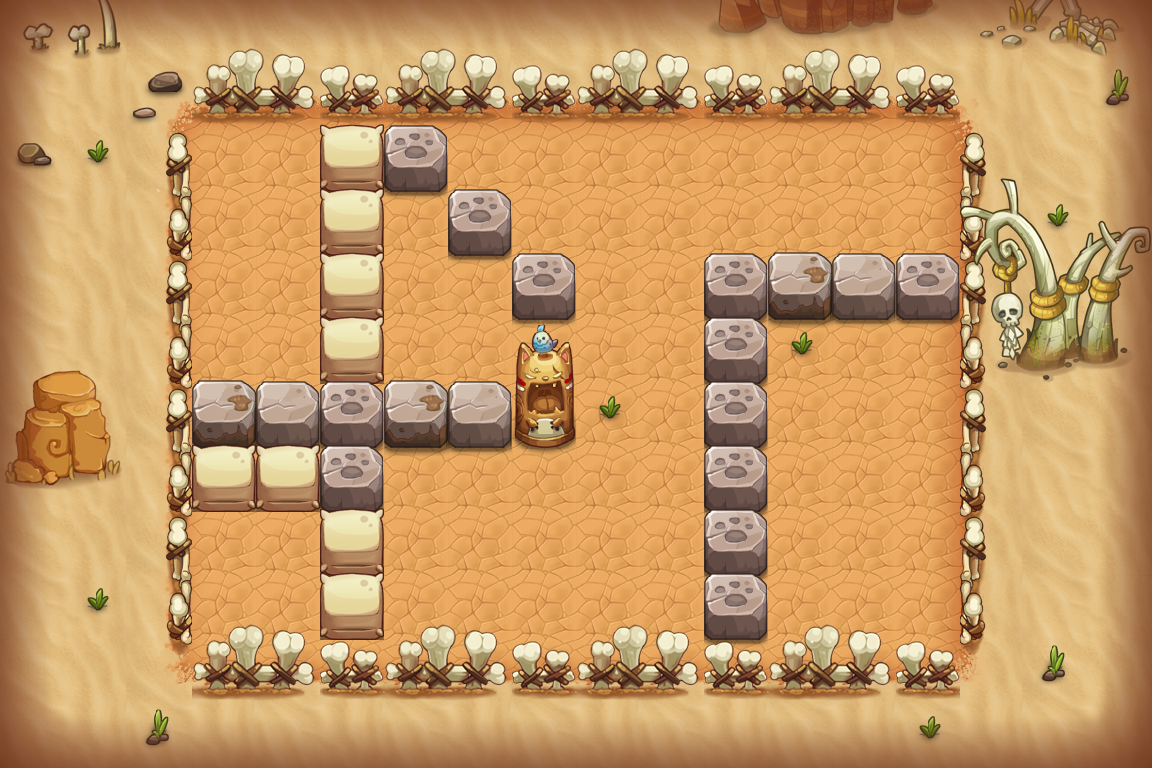

Rendered tile map (Tiled .tmx) drawn with the repository's tilesets; below, a short description and the map source with its tile grids summarised:
An orthogonal 18x12 tile map with 64x64 px tiles, 16 tile layers (PASS, 块层 2, 块层 4, 块层 3, ...) and 14 objects (8x TRAP, 4x xrz3, PLAYER, BOMB).

<map version="1.0" orientation="orthogonal" width="18" height="12" tilewidth="64" tileheight="64">
 <properties>
  <property name="DESTRY1" value="255" />
  <property name="DESTRY2" value="314" />
  <property name="DESTRY3" value="149" />
  <property name="DESTRY4" value="177" />
  <property name="DESTRY_COUNT" value="4" />
  <property name="EXP" value="380" />
  <property name="ITEM" value="D009" />
  <property name="MONEY" value="570" />
 </properties>
 <tileset firstgid="1" name="hmpy" tilewidth="64" tileheight="64">
  <image source="hmpy-hd.png" width="1000" height="2048" />
 </tileset>
 <layer name="PASS" width="18" height="12">
  <data>[216 cells, 149 non-empty, 11 distinct tile ids]</data>
 </layer>
 <layer name="块层 2" width="18" height="12">
  <data>[216 cells, 160 non-empty, 27 distinct tile ids]</data>
 </layer>
 <layer name="块层 4" width="18" height="12">
  <data>[216 cells, 39 non-empty, 17 distinct tile ids]</data>
 </layer>
 <layer name="块层 3" width="18" height="12">
  <data>[216 cells, 62 non-empty, 11 distinct tile ids]</data>
 </layer>
 <layer name="块层 5" width="18" height="12">
  <data>[216 cells, 39 non-empty, 17 distinct tile ids]</data>
 </layer>
 <layer name="块层 16" width="18" height="12">
  <data>[216 cells, 6 non-empty, 6 distinct tile ids]</data>
 </layer>
 <layer name="SHELTER 9" width="18" height="12">
  <data>[216 cells, 12 non-empty, 3 distinct tile ids]</data>
 </layer>
 <layer name="SHELTER 8" width="18" height="12">
  <data>[216 cells, 2 non-empty, 2 distinct tile ids]</data>
 </layer>
 <layer name="SHELTER 7" width="18" height="12">
  <data>[216 cells, 2 non-empty, 2 distinct tile ids]</data>
 </layer>
 <layer name="SHELTER 6" width="18" height="12">
  <data>[216 cells, 4 non-empty, 2 distinct tile ids]</data>
 </layer>
 <layer name="SHELTER 5" width="18" height="12">
  <data>[216 cells, 7 non-empty, 4 distinct tile ids]</data>
 </layer>
 <layer name="SHELTER 4" width="18" height="12">
  <data>[216 cells, 2 non-empty, 2 distinct tile ids]</data>
 </layer>
 <layer name="SHELTER 3" width="18" height="12">
  <data>[216 cells, 6 non-empty, 4 distinct tile ids]</data>
 </layer>
 <layer name="SHELTER 2" width="18" height="12">
  <data>[216 cells, 2 non-empty, 2 distinct tile ids]</data>
 </layer>
 <layer name="SHELTER 1" width="18" height="12">
  <data>[216 cells, 2 non-empty, 2 distinct tile ids]</data>
 </layer>
 <objectgroup name="对象层 1" width="36" height="24">
  <object name="PLAYER" type="PLAYER" x="896" y="192" width="64" height="64" />
  <object name="fire1" type="TRAP" x="512" y="384" width="64" height="256">
   <properties>
    <property name="trap_id" value="1" />
    <property name="trap_particle" value="trap_fire_down_up_4.plist" />
    <property name="trap_state" value="open" />
   </properties>
  </object>
  <object name="tnt1" type="BOMB" x="832" y="384" width="64" height="64">
   <properties>
    <property name="bomb_ani" value="tnt_bomb.bomb" />
    <property name="bomb_damage" value="9999" />
    <property name="bomb_power" value="1" />
   </properties>
  </object>
  <object name="senser1" type="TRAP" x="192" y="576" width="64" height="64">
   <properties>
    <property name="trap_floor" value="true" />
    <property name="trap_script" value="trap_onTNTSenser(&quot;tnt1&quot;);" />
    <property name="trap_start_mode" value="0" />
   </properties>
  </object>
  <object name="zi_dan_down1" type="TRAP" x="384" y="192" width="64" height="64">
   <properties>
    <property name="trap_ani" value="fire_cat_down.actor" />
    <property name="trap_delay" value="2" />
    <property name="trap_id" value="0" />
    <property name="trap_script" value="trap(&quot;zi_dan_down1&quot;):setAtkPower(target(&quot;PLAYER&quot;):getHP()*0.1);trap(&quot;zi_dan_down1&quot;):turnDown(); trap(&quot;zi_dan_down1&quot;):getAI():getActions():addObject( AIUseSkill:create(   SkillLua:create(&quot;skill_0001&quot;)  )  );" />
    <property name="trap_start_mode" value="2" />
    <property name="trap_state" value="open" />
   </properties>
  </object>
  <object name="zi_dan_down2" type="TRAP" x="640" y="384" width="64" height="64">
   <properties>
    <property name="trap_ani" value="fire_cat_down.actor" />
    <property name="trap_delay" value="2" />
    <property name="trap_id" value="0" />
    <property name="trap_script" value="trap(&quot;zi_dan_down2&quot;):setAtkPower(target(&quot;PLAYER&quot;):getHP()*0.1);trap(&quot;zi_dan_down2&quot;):turnDown(); trap(&quot;zi_dan_down2&quot;):getAI():getActions():addObject( AIUseSkill:create(   SkillLua:create(&quot;skill_0001&quot;)  )  );" />
    <property name="trap_start_mode" value="2" />
    <property name="trap_state" value="open" />
   </properties>
  </object>
  <object name="mp1" type="TRAP" x="640" y="576" width="64" height="64">
   <properties>
    <property name="trap_ani" value="mp.actor" />
    <property name="trap_floor" value="true" />
    <property name="trap_id" value="0" />
    <property name="trap_script" value="trap_moveto(&quot;PLAYER&quot;, &quot;mp1&quot;,target(&quot;mp2&quot;):getX(),target(&quot;mp2&quot;):getY() );" />
    <property name="trap_sound_id" value="1" />
    <property name="trap_start_mode" value="0" />
    <property name="trap_state" value="open" />
   </properties>
  </object>
  <object name="mp2" type="TRAP" x="896" y="576" width="64" height="64">
   <properties>
    <property name="trap_ani" value="mp.actor" />
    <property name="trap_floor" value="true" />
    <property name="trap_id" value="0" />
    <property name="trap_script" value="trap_moveto(&quot;PLAYER&quot;, &quot;mp2&quot;,target(&quot;mp1&quot;):getX(),target(&quot;mp1&quot;):getY() );" />
    <property name="trap_sound_id" value="1" />
    <property name="trap_start_mode" value="0" />
    <property name="trap_state" value="open" />
   </properties>
  </object>
  <object name="fire_control1" type="TRAP" x="192" y="320" width="64" height="64">
   <properties>
    <property name="trap_ani" value="switch.actor" />
    <property name="trap_floor" value="true" />
    <property name="trap_id" value="0" />
    <property name="trap_script" value="trap(&quot;fire_control1&quot;):setOpened( false ); trap(&quot;fire1&quot;):setVisit( false );" />
    <property name="trap_sound_id" value="2" />
    <property name="trap_start_mode" value="0" />
    <property name="trap_state" value="open" />
   </properties>
  </object>
  <object name="xrz3" x="256" y="256" width="64" height="64">
   <properties>
    <property name="lua_ai" value="monster_xrz_ai" />
    <property name="quality" value="xrz3.quality" />
   </properties>
  </object>
  <object name="xrz3" x="832" y="320" width="64" height="64">
   <properties>
    <property name="lua_ai" value="monster_xrz_ai" />
    <property name="quality" value="xrz3.quality" />
   </properties>
  </object>
  <object name="xrz3" x="832" y="576" width="64" height="64">
   <properties>
    <property name="lua_ai" value="monster_xrz_ai" />
    <property name="quality" value="xrz3.quality" />
   </properties>
  </object>
  <object name="xrz3" x="256" y="512" width="64" height="64">
   <properties>
    <property name="lua_ai" value="monster_xrz_ai" />
    <property name="quality" value="xrz3.quality" />
   </properties>
  </object>
  <object name="triger1" type="TRAP" x="192" y="576" width="64" height="64">
   <properties>
    <property name="trap_ani" value="tnt_triger.actor" />
    <property name="trap_floor" value="true" />
    <property name="trap_script" value="trap_onTNTBombTrap(&quot;triger1&quot;,&quot;tnt1&quot;);" />
    <property name="trap_sound_id" value="3" />
    <property name="trap_start_mode" value="3" />
    <property name="trap_state" value="open" />
   </properties>
  </object>
 </objectgroup>
 <layer name="块层 15" width="18" height="12">
  <data>[216 cells, 88 non-empty, 23 distinct tile ids]</data>
 </layer>
</map>
